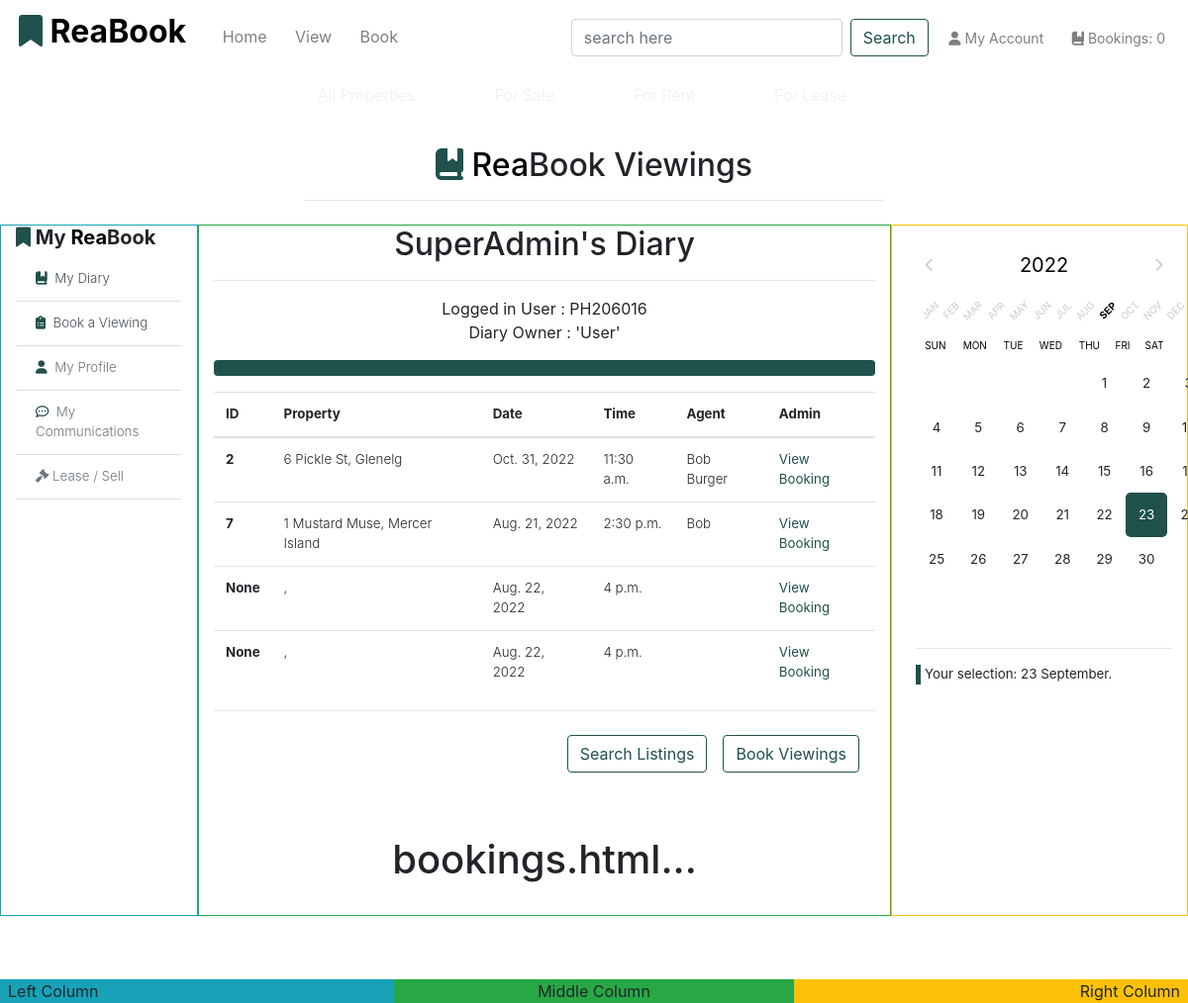
The page /book/diary/ (signed in) on the database as committed earlier.
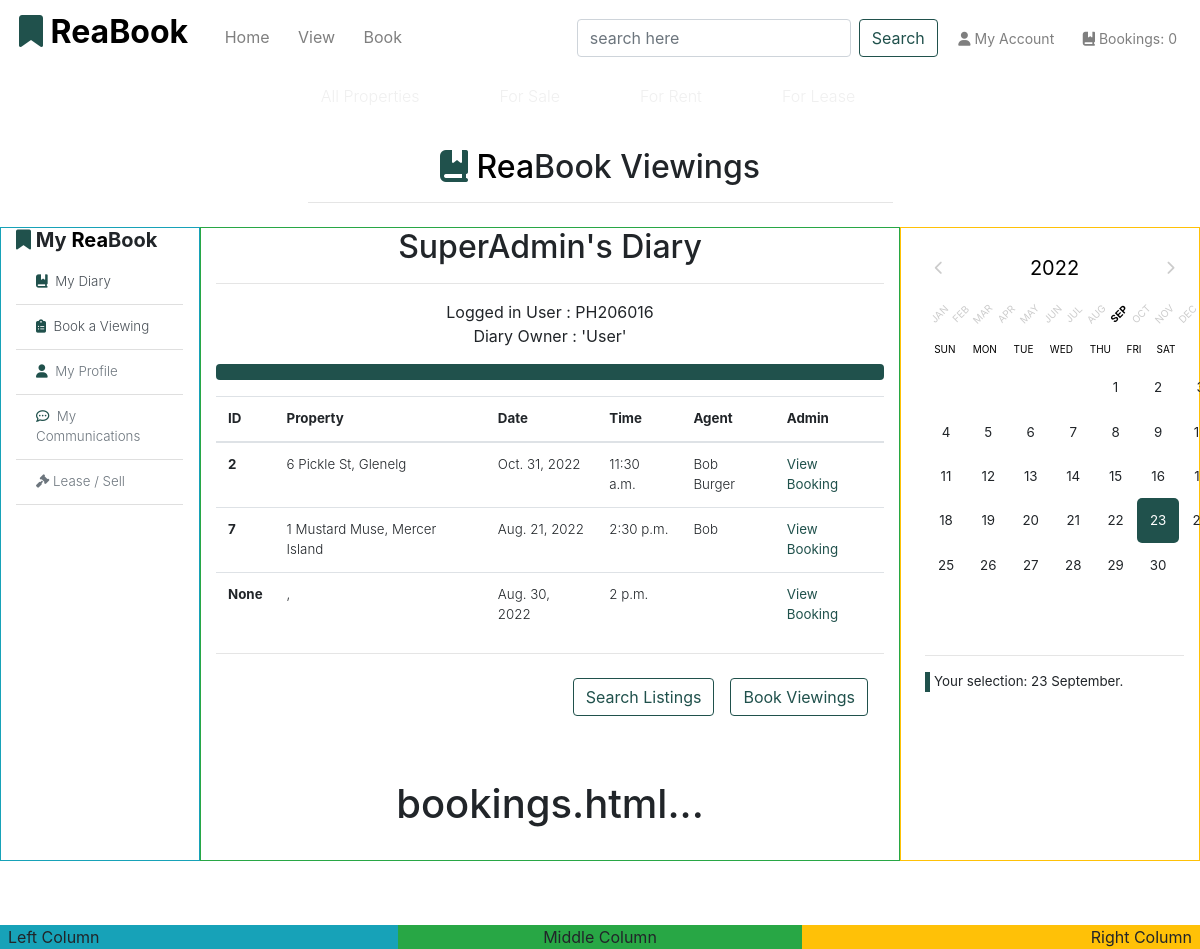
The same page on the database as committed later.
### app_bookings/models.py (models this page shows, shortened)
class Booking(models.Model):
    booking_number = models.CharField(max_length=8, null=False, editable=False)
    client = models.ForeignKey('app_bookings.Client', null=True, on_delete=models.SET_NULL)
    property_id = models.ForeignKey('app_properties.Property', null=True, blank=True, on_delete=models.SET_NULL)
    booking_name = models.CharField(max_length=254, null=True, blank=True, default='15 min Viewing')
    date_of_viewing = models.DateField(default=date.today)
    time_of_viewing = models.TimeField(default=timezone.now)
    client_message = models.TextField(null=True, blank=True)
    date_submitted = models.DateTimeField(default=timezone.now)
    viewing_active = models.BooleanField(default=True)
    class Meta:
        verbose_name_plural = 'Bookings'

### app_properties/models.py (models this page shows)
class Property(models.Model):
    category = models.ForeignKey(
        'Category', null=True, blank=True, on_delete=models.SET_NULL
        )
    sector = models.ForeignKey(
        'Sector', null=True, blank=True, on_delete=models.SET_NULL
        )
    title_no = models.CharField(max_length=254, default='LT0000', unique=True)
    name = models.CharField(max_length=30)
    ribbon_feature = models.CharField(max_length=20, default="New Listing")
    description = models.TextField()
    sale_price = models.IntegerField(null=False, blank=False, default=1000000)
    rent_pw = models.IntegerField(null=False, blank=False, default=100000)
    rating = models.DecimalField(
        max_digits=3, decimal_places=1, null=True, blank=True
        )
    main_image_url = models.URLField(max_length=1024, null=True, blank=True)
    main_image = models.ImageField(null=True, blank=True)
    bath_image = models.ImageField(null=True, blank=True)
    kitchen_image = models.ImageField(null=True, blank=True)
    bedroom_image = models.ImageField(null=True, blank=True)
    living_image = models.ImageField(null=True, blank=True)
    main_image = models.ImageField(null=True, blank=True)
    bedrooms = models.IntegerField(null=False, blank=False)
    bathrooms = models.IntegerField(null=False, blank=False)
    carports = models.IntegerField(null=False, blank=False)
    land_area = models.IntegerField(null=True, blank=True)
    building_area = models.IntegerField(null=True, blank=True)
    air_conditioning = models.IntegerField(null=False, blank=False)
    unit_no = models.IntegerField(null=True, blank=True)
    house_no = models.IntegerField(null=True, blank=False, default="No.")
    level = models.IntegerField(null=True, blank=True)
    street = models.CharField(max_length=40, null=True, blank=False, default='Street')
    suburb = models.CharField(max_length=40)
    city = models.CharField(max_length=40)
    state = models.CharField(max_length=40, null=True, blank=True)
    country = models.CharField(max_length=40, null=True, blank=True)
    postcode = models.CharField(max_length=10)
    build_date = models.DateField(null=True, blank=True)
    list_date = models.DateField(auto_now_add=True)
    list_duration = models.IntegerField(null=False, blank=False, default=30)
    date_available = models.DateField(null=True, blank=True)
    owner_fname = models.CharField(max_length=254, null=True, blank=False)
    owner_lname = models.CharField(max_length=254, null=True, blank=False)
    viewings = models.BooleanField(default=True)
    realtor = models.CharField(max_length=256, null=True, blank=True, default='ReaBook.net')
    class Meta:
        verbose_name_plural = 'Properties'
        get_latest_by = 'list_date'
    def __str__(self):
        return f"{self.id}"

### app_bookings/views.py (the view)
# urls.py: path('diary/', views.user_diary, name='user_diary'),
def user_diary(request):
    prop = Property.objects.all()
    bookings = Booking.objects.all()
    client = Client.objects.all()
    context = {
        'bookings': bookings,
        'client': client,
        'prop': client,
        }
    return render(request, 'book/bookings.html', context)

### app_bookings/templates/book/bookings.html (shortened to what this page needs)
{% extends 'base.html' %}
{% load static %}
{% block content %}
{% if user.is_authenticated %}
{% include 'includes/bookings-base.html' %}
<div class="row">
    <div class="col-md-12 text-center mb-md-5 h-100">
        <h2 class="heading-section">{{ user.first_name }}'s Diary</h2>
        <hr>
        Logged in User : {{ user }}
        <br>
        Diary Owner : 'User'
        <br>
        <div class="progress my-3">
            <div class="progress-bar bg-green" role="progressbar" style="width: 100%" aria-valuenow="100" aria-valuemin="0" aria-valuemax="100"></div>
        </div>
        <div class="row mb-3">
            <div class="col text-lg-left">
                <div class="list-group list-group-flush" id="list-tab" role="tablist">
                    <table class="table table-hover">
                        <thead>
                            <tr>
                                <th scope="col">ID</th>
                                <th scope="col">Property</th>
                                <th scope="col">Date</th>
                                <th scope="col">Time</th>
                                <th scope="col">Agent</th>
                                <th scope="col">Admin</th>
                            </tr>
                        </thead>
                        <tbody class="font-weight-light">
                            {% for booking in bookings %}
                                <tr>
                                    <th scope="row">{{ booking.property_id }}</th>
                                    <td>{{ booking.property_id.house_no }} {{ booking.property_id.street }}, {{ booking.property_id.suburb }}</td>
                                    <td>{{ booking.date_of_viewing }}</td>
                                    <td>{{ booking.time_of_viewing }}</td>
                                    <td>{{ booking.property_id.realtor }}</td>
                                    <td>
                                        <a href="{% url 'update_booking' booking.id %}" aria-label="" class="reabook-logo"><strong>View Booking</strong>
                                        </a>
                                    </td>
                                </tr>
                            {% endfor %}
                        </tbody>
                    </table>
                </div>
                <hr class="mt-0 mb-4">
                <div class="row">
                    <div class="col-lg-12">
                        <a href="{% url 'choose_bookings' %}" aria-label="">
                            <button class="btn btn-outline-reabook float-right mr-3" >Book Viewings</button>
                        </a>
                        <a href="{% url 'properties' %}" aria-label="">
                            <button class="btn btn-outline-reabook float-right mr-3" >Search Listings</button>
                        </a>
                    </div>
                </div>
            </div>
        </div>
    </div>
</div>
    <div class="row justify-content-center">
        <div class="col-12">
            <h1>bookings.html...</h1>
            <br>
        </div>
    </div>
{% include 'includes/bookings-base-calendar.html' %}
{% else %}
    {% include 'includes/account-required.html' %}
{% endif %}
{% endblock %}

Rows that differ between the two databases and show on the page:
removed Booking: property_id "None", date_of_viewing "Aug. 22, 2022", time_of_viewing "4 p.m."
removed Booking: property_id "None", date_of_viewing "Aug. 22, 2022", time_of_viewing "4 p.m."
added Booking: property_id "None", date_of_viewing "Aug. 30, 2022", time_of_viewing "2 p.m."
